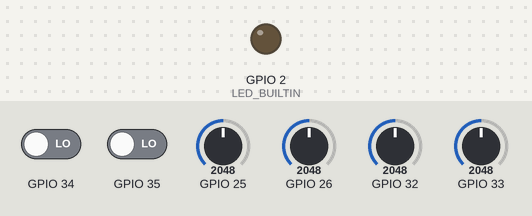
This program was run on a simulated ESP32. Parts: output pins drawn as LEDs (lit = HIGH). The test bench sets the inputs (shaded band); at power-on: GPIO 25 = 2048, GPIO 26 = 2048, GPIO 32 = 2048, GPIO 33 = 2048, GPIO 34 LOW, GPIO 35 LOW. What the program prints to the serial monitor is not drawn.

Above: at 0.7 s.
At 3.7 s:
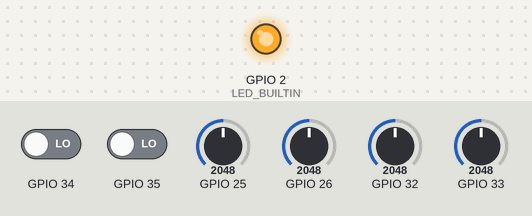
Timing chart, 0 to 4.6 s (numbered marks = the images above):
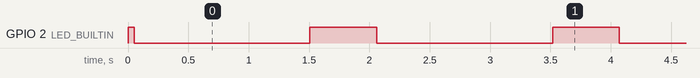

The program:

main.cpp
```cpp
#include "Arduino.h"

constexpr uint8_t pressurePin = 34u;

constexpr uint8_t rawInputPin = 25u;
constexpr uint8_t firstOrderPin = 26u;
constexpr uint8_t secondOrderPin = 33u;
constexpr uint8_t thirdOrderPin = 32u;
constexpr uint8_t risePulse = 35u;
constexpr uint8_t fallPulse = 34u;

uint8_t tapCount = 1;
bool lastFallValue = false;
bool lastRiseValue = false;

auto led = HIGH;
unsigned int count = 0;

constexpr unsigned long frequency = 20;
constexpr unsigned long time_period = 1000 / frequency;
constexpr unsigned LED_BUILTIN = 2;

void setup()
{
  Serial.begin(115200);
  pinMode(LED_BUILTIN, OUTPUT);
  pinMode(risePulse, INPUT);
  pinMode(fallPulse, INPUT);
}

char line[30] = "";

void fill(long long value, char* ptrBuffer, std::size_t len)
{
  for(int i = 0; i < len; ++i)
  {
    ptrBuffer[len - i - 1] = '0' + (value % 10);
    value = value / 10;
  }
}

void loop()
{
  auto first = millis();
  digitalWrite(LED_BUILTIN, led);

  fill(analogRead(rawInputPin), line, 4);
  line[4] = ' ';

  fill(analogRead(firstOrderPin), line + 5, 4);
  line[9] = ' ';

  fill(analogRead(secondOrderPin), line + 10, 4);
  line[14] = ' ';

  fill(analogRead(thirdOrderPin), line + 15, 4);
  line[19] = ' ';

  auto fl = digitalRead(fallPulse);
  auto rs = digitalRead(risePulse);

  line[20] = '0' + fl;
  line[21] = ' ';

  line[22] = '0' + rs;
  line[23] = ' ';

  bool fallVal = (fl != 0)? true : false;
  bool riseVal = (rs != 0)? true : false;

  if((!lastFallValue) && fallVal)
  {
    tapCount += 1;
  }

  if((!lastRiseValue) && riseVal)
  {
    tapCount -= 1;
  }
  lastFallValue = fallVal;
  lastRiseValue = riseVal;


  fill(tapCount, line + 24, 3);
  line[27] = ' ';
  line[28] = ' ';
  line[29] = '\0';

  Serial.println(line);

  led = ((count % 40) > 28 ? HIGH : LOW);
  ++count;
  auto time_delay = time_period + first - millis();

  delay(time_delay);
}
```

Measured:
- by itself, GPIO 2 (LED_BUILTIN): repeats every 2.0 s: LOW 1.5 s, HIGH 0.55 s
